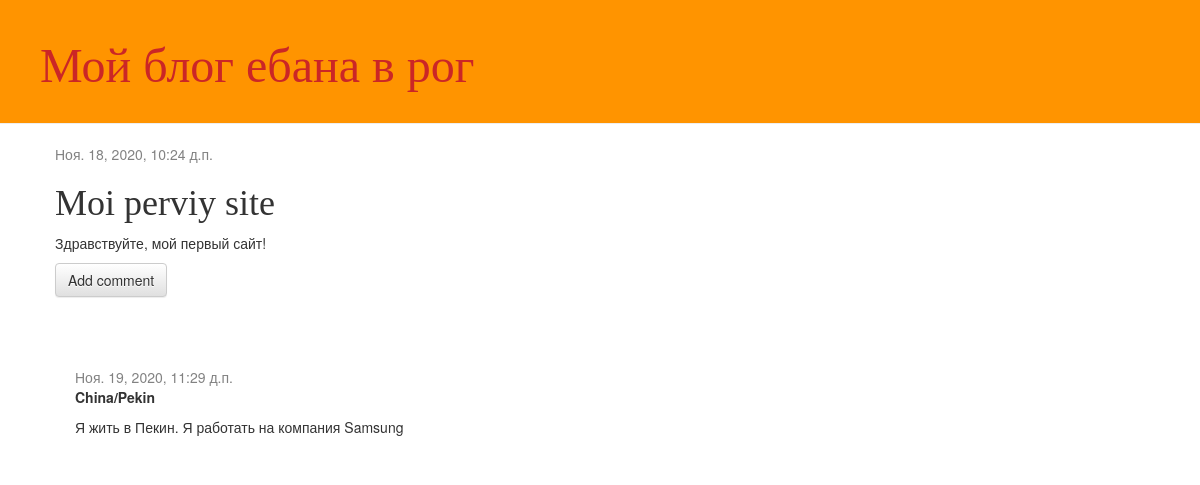
The app's page /post/1/ with its own data.
### blog/models.py (models this page shows, shortened)
class Post(models.Model):
    author = models.ForeignKey(settings.AUTH_USER_MODEL, on_delete=models.CASCADE)
    title = models.CharField(max_length=200)  #заголовок максимум 20 симоволов
    text = models.TextField()
    created_date = models.DateTimeField(default=timezone.now)
    published_date = models.DateTimeField(blank=True, null=True)  #blank, null всегда весте

class Comment(models.Model):
    post = models.ForeignKey('blog.Post', on_delete=models.CASCADE, related_name='comments')
    author = models.CharField(max_length=200)
    text = models.TextField()
    created_date = models.DateTimeField(default=timezone.now)
    approved_comment = models.BooleanField(default=False)

### blog/views.py (the view)
# urls.py: path('post/<int:pk>/', views.post_detail, name='post_detail'),
def post_detail(request, pk):
    post = get_object_or_404(Post, pk=pk)
    return render(request, 'blog/post_detail.html', {'post': post})

### blog/templates/blog/post_detail.html (shortened to what this page needs)
{% extends 'blog/base.html' %}
{% block content %}
    <div class="post">
        {% if post.published_date %}
            <div class="date">
                {{ post.published_date }}
            </div>
        {% endif %}
        <h1>{{ post.title }}</h1>
        <p>{{ post.text|linebreaksbr }}</p>
        <a class="btn btn-default" href="{% url 'add_comment_to_post' pk=post.pk %}">Add comment</a>
    </div>
{% for comment in post.comments.all %}
    <div class="comment">
        <div class="date">{{ comment.created_date }}</div>
        <strong>{{ comment.author }}</strong>
        <p>{{ comment.text|linebreaks }}</p>
    </div>
{% empty %}
    <p>No comments here yet :(</p>
{% endfor %}
{% endblock %}

### blog/static/css/blog.css (style rules this page uses)
h1, h2, h3, h4 { font-family: 'Lobster', cursive; }
.date { color: #828282; }
.post { margin-bottom: 70px; }
.comment { margin: 20px 0px 20px 20px; }

### records on screen
Post: published_date "Ноя. 18, 2020, 10:24 д.п.", title "Moi perviy site", text "Здравствуйте, мой первый сайт!"
Comment: created_date "Ноя. 19, 2020, 11:29 д.п.", author "China/Pekin", text "Я жить в Пекин. Я работать на компания Samsung"
